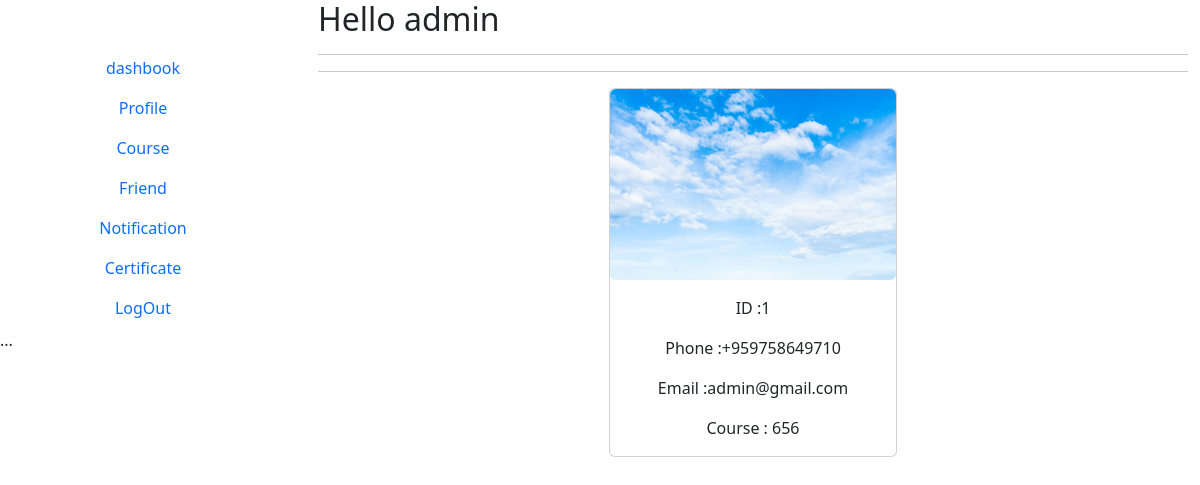
Screenshot of /student/profile/ (signed in) with the database file from the repository.
### library/models.py (models this page shows)
class userProfileModel(models.Model):
    id=models.AutoField(primary_key=True)
    phone=PhoneNumberField()
    course=models.ForeignKey(courseModel,on_delete=models.CASCADE)
    image=models.ImageField(default=None)
    auth=models.OneToOneField(User,on_delete=models.CASCADE ,default=None)
    userStatus=models.IntegerField(default=None)

class courseModel(models.Model):
    id=models.AutoField(primary_key=True)
    subject=models.CharField(max_length=50,null=True)
    author=models.ForeignKey(User,on_delete=models.CASCADE)
    content=models.TextField(default=None)
    day=models.ForeignKey(nays,on_delete=models.CASCADE)
    date=models.DateField(default=datetime.now)
    strtime=models.TimeField(default=datetime.now)
    endtime=models.TimeField(default=datetime.now)
    def __str__(self):
        return self.subject

### library/views.py (the view, shortened to what this page needs)
# urls.py: path('profile/',s_profile),
def s_profile(request):
    if request.method=="GET":
        userData=User.objects.get(id=request.user.id)
        try:
            profile = userProfileModel.objects.get(auth_id=request.user.id)
        except Exception:
            course=courseModel.objects.all()
            return render (request, 's_profile.html', { 'userData':userData,'course':course} )
        return render(request, 's_viewprofile.html',{'profile':profile})

### library/templates/s_viewprofile.html (shortened to what this page needs)
{% extends "base.html" %}
{% block body %}
<div class="container">
    <h2>Hello {{user.username}}</h2><hr><hr>
<center>
     <div class="card" style="width: 18rem;">
        <img src="{{profile.image.url}}" class=" rounded card-img-top">
        <div class="card-body">
          <p class="card-text">ID :{{user.id}}</p>
          <p class="card-text">Phone :{{profile.phone}}</p>
          <p class="card-text">Email :{{user.email}}</p>
          <p class="card-text"> Course : {{profile.course}}</p>
        </div>
      </div>
</center>
</div>
{% endblock %}

### rows the page displays
userProfileModel: image (picture), phone "+959758649710", course "656"

### other values shown
{{ user.id }} "1"
{{ user.email }} "admin@gmail.com"
